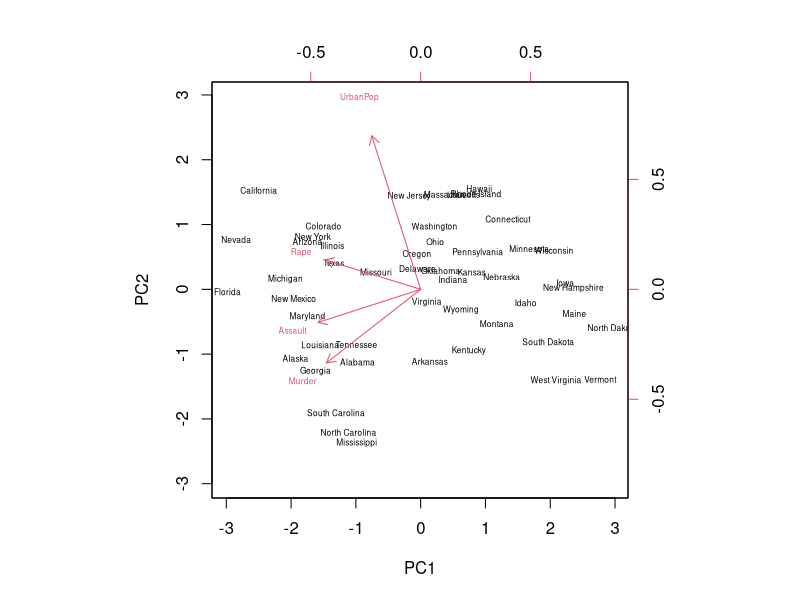
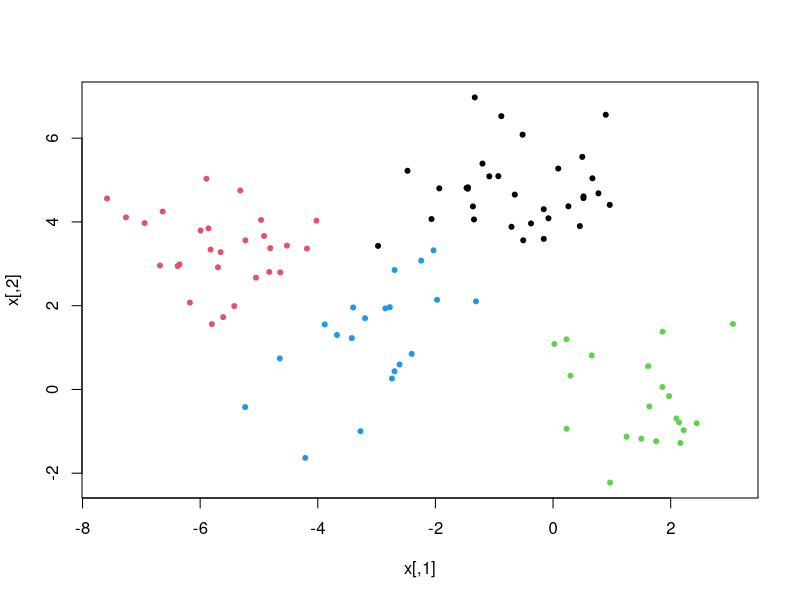
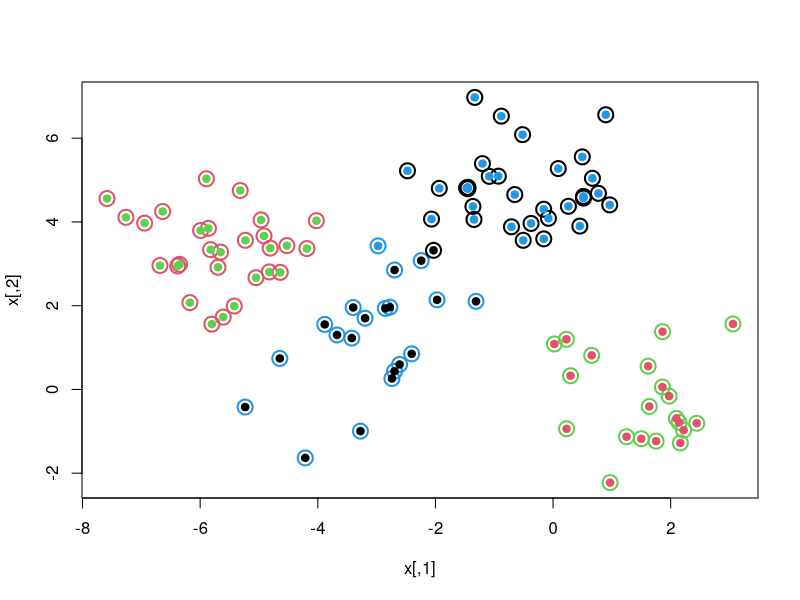
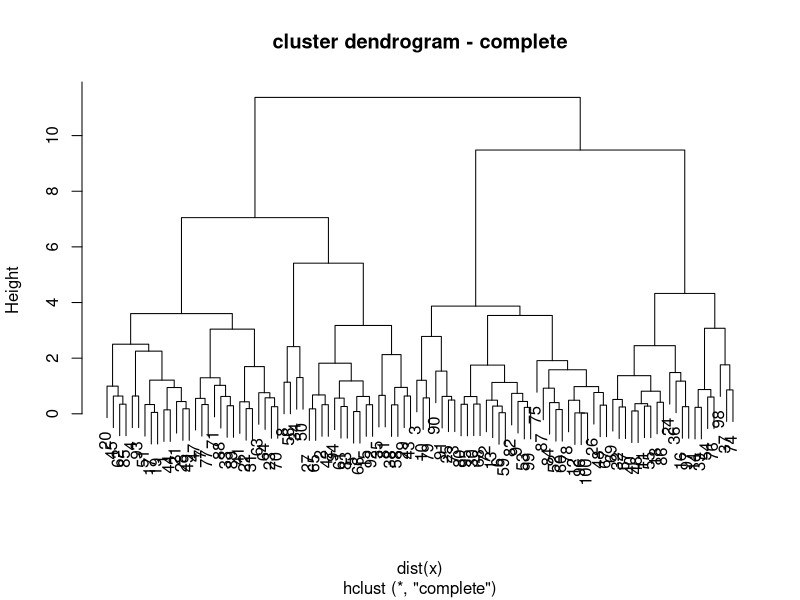
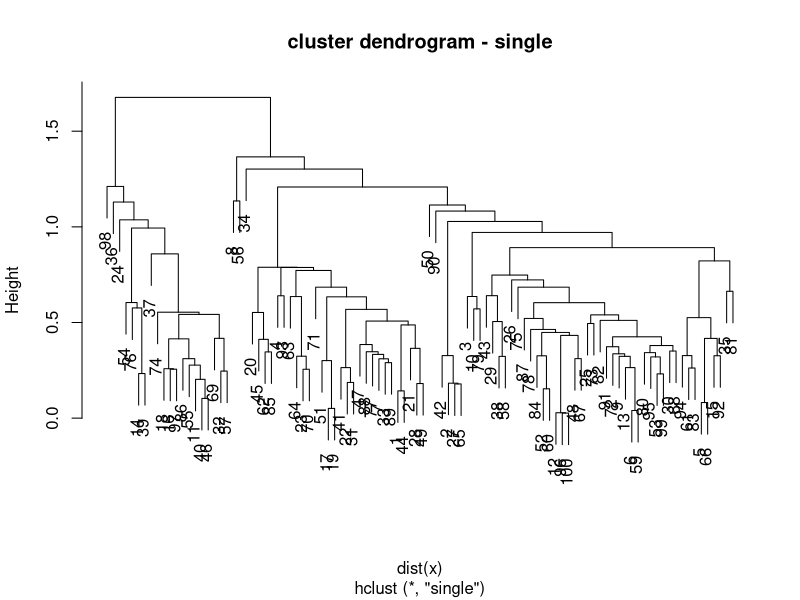
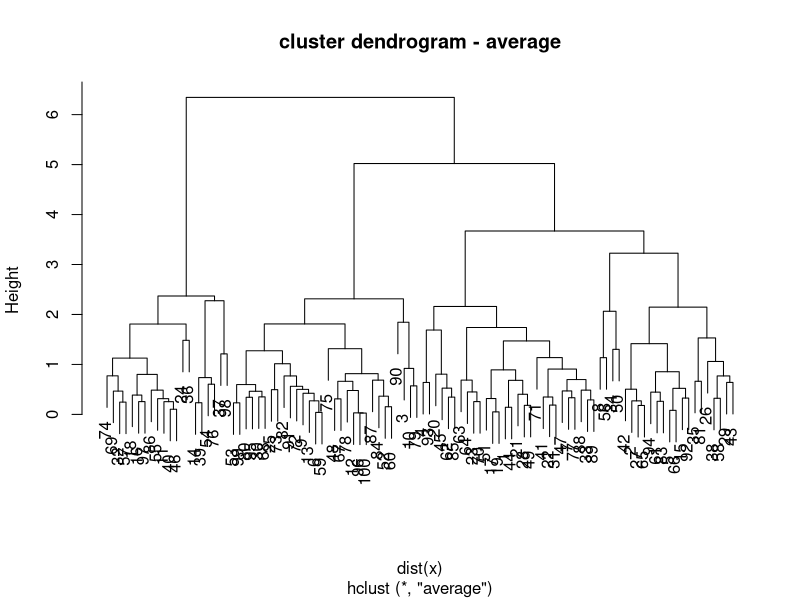
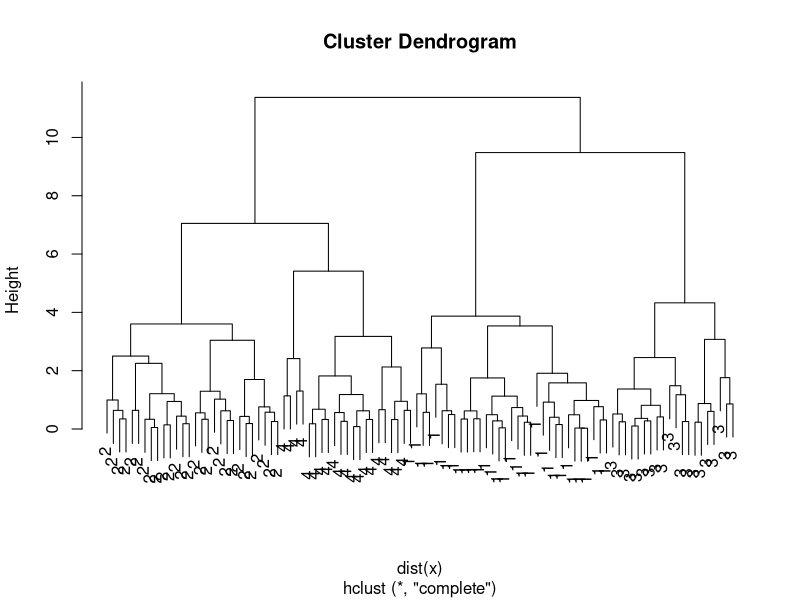

Generate these figures, in order, with R:
## ---- chunk 1
knitr::opts_chunk$set(echo = TRUE)
## ---- chunk 2
dimnames(USArrests)
apply(USArrests, 2, mean)
apply(USArrests, 2, var)
## ---- chunk 3
pca.out = prcomp(USArrests, scale = T)
pca.out
names(pca.out)
biplot(pca.out, cex = .5, scale = 0)
## ---- chunk 4
set.seed(101)
x = matrix(rnorm(100 *2), 100, 2)
xmean = matrix(rnorm(8, sd = 4), 4, 2)
which = sample(1:4, 100, replace = T)
x = x + xmean[which,]

plot(x, col = which, pch = 20)
## ---- chunk 5
km.out = kmeans(x, 4, nstart = 15)
km.out

plot(x, col = km.out$cluster, cex = 2, pch = 1, lwd = 2)
points(x, col = c(4, 3, 2, 1)[which], pch = 19)
## ---- chunk 6
hc.complete = hclust(dist(x), method = "complete")
plot(hc.complete, main = "cluster dendrogram - complete")

hc.single = hclust(dist(x), method = "single")
plot(hc.single, main = "cluster dendrogram - single")

hc.average = hclust(dist(x), method = "average")
plot(hc.average, main = "cluster dendrogram - average")
## ---- chunk 7
hc.cut = cutree(hc.complete, 4)
table(hc.cut, which)
table(hc.cut, km.out$cluster)
## ---- chunk 8
plot(hc.complete, labels = which)
